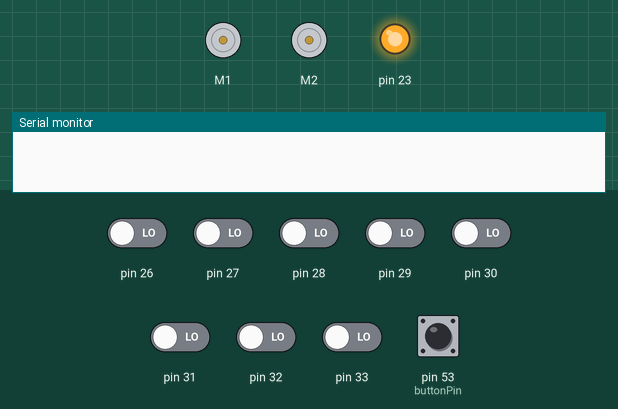
Bench run of a sketch on a simulated Arduino Mega 2560, built with avr-gcc and run on an emulated ATmega2560. Parts: 2 × DC motor (green arrow = forward, orange = backward, longer = faster), output pins drawn as LEDs (lit = HIGH), the last lines printed to the serial monitor. The inputs (shaded band) are chosen by the test bench; at power-on: pin 26–33, pin 53 (buttonPin) LOW.

Above: at 0.1 s.
At 13.5 s:
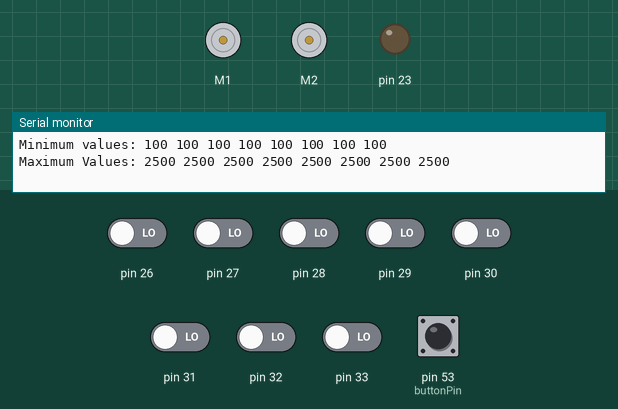
13.6 s: pin 53 (buttonPin) pulled HIGH for 0.15 s
At 13.67 s:
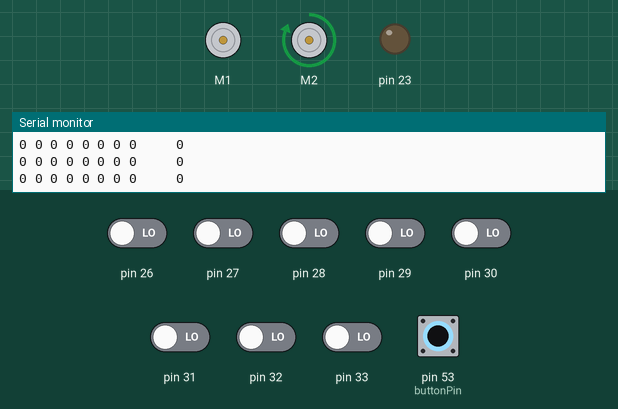
Timing chart, 0 to 16.6 s (numbered marks = the images above; inputs shaded):
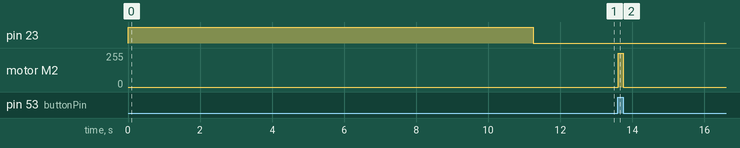

Measured:
- after the input at 13.6 s, motor M2: stopped → forward 255/255 at once, → stopped 0.15 s later

The sketch:

LineTest.ino
```cpp
// (licence header left out)
#include "DualVNH5019MotorShield.h"
#include "QTRSensors.h"

#define NUM_SENSORS 8
#define TIMEOUT 3000  // Time before sensor turns off.
#define KP 0.2
#define KD 5
#define M_DEFAULT 75  // Default motor speed.
#define M_MAX 400     // Max motor speed.

const int anPin      = 1;  // Analog pin 1 for reading in the analog voltage from the MaxSonar device.
const int buttonPin  = 53; // The number of the pushbutton pin.
const long int limit = 20; // The distance in which the vehicle will stop moving forward.

// Variables needed to store values.
long anVolt, inches, cm, i;
int sum         = 0;
int avgrange    = 60;
int lastError   = 0;
int buttonState = 0; // Variable for reading the pushbutton status.

// Initializes the motor module.
DualVNH5019MotorShield md;

// Initializes the sensor array
QTRSensorsRC qtrrc((unsigned char[]) {26, 27, 28, 29, 30, 31, 32, 33}, NUM_SENSORS, TIMEOUT, QTR_NO_EMITTER_PIN);
unsigned int sensorValues[NUM_SENSORS];

// Stops the motors if there is a fault.
void stopIfFault() {
	if (md.getM1Fault()) {
		Serial.println("M1 fault");
    		while(1);
  	}

  	if (md.getM2Fault()) {
    		Serial.println("M2 fault");
    		while(1);
  	}

	if (md.getM2Fault()) {
    		Serial.println("Stop");
    		while(1);
  	}
}

void setup() {
  	pinMode(anPin, INPUT);
	Serial.begin(9600);  // This opens up a serial connection to shoot the results back to the PC console
	md.init();           // Initializes the motor shield.

	// Turns on LED to indicate calibration mode.
        pinMode(23, OUTPUT);
        digitalWrite(23, HIGH);

	// Calibration lasts about 10 seconds.
        for (i = 0; i < 250; i++) {
    		qtrrc.calibrate(); // Reads all sensors 10 times at 2500 us per read (i.e. ~25 ms per call).
    		delay(20);
  	}
  	digitalWrite(23, LOW);     // Turn off LED to indicate we are through with calibration.

  	// Print the calibration minimum values measured when emitters were on.
  	Serial.begin(9600);
  	Serial.print("Minimum values: ");
  	for (i = 0; i < NUM_SENSORS; i++) {
    		Serial.print(qtrrc.calibratedMinimumOn[i]);
    		Serial.print(' ');
  	}
  	Serial.println();

  	// print the calibration maximum values measured when emitters were on
  	Serial.print("Maximum Values: ");
  	for (i = 0; i < NUM_SENSORS; i++) {
    		Serial.print(qtrrc.calibratedMaximumOn[i]);
    		Serial.print(' ');
 	}
  	Serial.println();
  	Serial.println();
  	delay(1000);
}

void loop() {

	// Serial.println("button check");
	// Read the state of the pushbutton value:
	buttonState = digitalRead(buttonPin);
	// Check if the pushbutton is pressed.
	// If it is, the buttonState is HIGH:
	if (buttonState == HIGH) {
		// Do nothing.
	}else{
		md.setSpeeds(0, 0);
		return;
	}

  	unsigned int sensors[7];
  	// Get calibrated sensor values returned in the sensors array, along with the line position.
  	// Position will range from 0 to 7000, with 4000 corresponding to the line over the middle sensor.
  	int position = qtrrc.readLine(sensors);
  	unsigned char i;
  	for (i = 0; i < NUM_SENSORS; i++) {
    		Serial.print(sensors[i] * 10 / 1001);
    		Serial.print(' ');
  	}
  	Serial.print("    ");
  	Serial.println(position);

  	int error      = position - 3000;
  	int motorSpeed = KP * error + KD * (error - lastError);  // PID equation.
        lastError      = error;

	// Sets the motor speeds based on the PID equation.
  	int m1Speed = M_DEFAULT + motorSpeed;
  	int m2Speed = M_DEFAULT - motorSpeed;

	// Makes sure the motor speeds stay at or above zero.
  	if (m1Speed < 0)
    		m1Speed = 0;
  	if (m2Speed < 0)
   		m2Speed = 0;

	// Makes sure the motor speeds stay at or below the maximum.
  	if(m1Speed > M_MAX)
    		m1Speed = M_MAX;
  	if(m2Speed > M_MAX)
   		 m2Speed = M_MAX;

  	// Sets the motor speeds using the two motor speed variables above
  	md.setSpeeds(m1Speed, m2Speed);
  	stopIfFault();
 }
```
